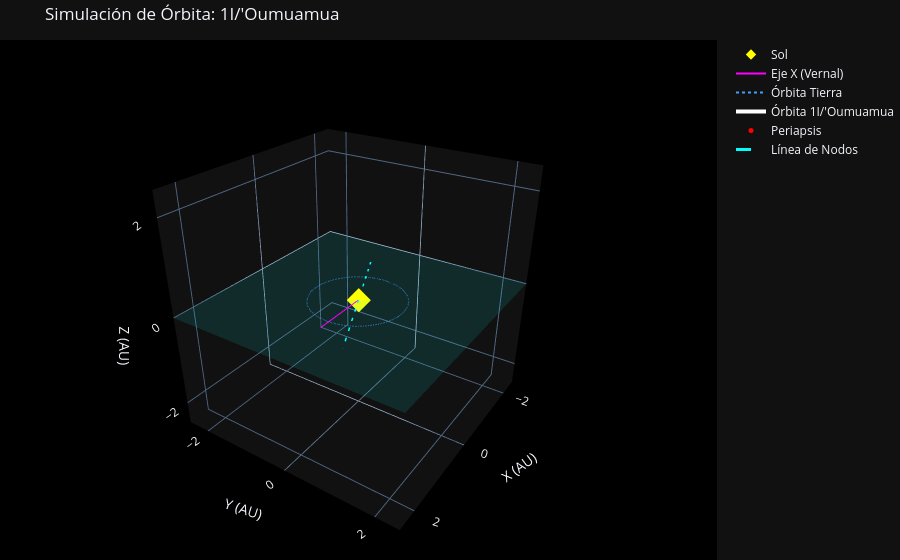

Notebook cell for this chart:
### Code cell
a_km = p/(1-e**2)
KM_PER_AU = pc.constantes.au / 1e3
a_au = a_km / KM_PER_AU
create_asteroid_viewer(a=a_au, e=e, i=inc, node=Omega, peri=omega, name="1I/'Oumuamua")

### Figure 1 — Plotly figure (JSON) as saved in the notebook; plotly's stock layout.template omitted (floating-point values rounded to 4 significant figures; data arrays with more than 128 entries replaced by an {"elided": "..."} marker saying what was removed)
{"data": [{"marker": {"color": "yellow", "size": 8, "symbol": "diamond"}, "mode": "markers", "name": "Sol", "type": "scatter3d", "x": [0], "y": [0], "z": [0]}, {"line": {"color": "magenta", "width": 2}, "mode": "lines", "name": "Eje X (Vernal)", "type": "scatter3d", "x": [0, 1.25], "y": [0, 0], "z": [0, 0]}, {"line": {"color": "#40a0ff", "dash": "dot", "width": 2}, "mode": "lines", "name": "Órbita Tierra", "type": "scatter3d", "x": {"elided": "400 float values"}, "y": {"elided": "400 float values"}, "z": {"elided": "400 float values"}}, {"line": {"color": "white", "width": 4}, "mode": "lines", "name": "Órbita 1I/'Oumuamua", "type": "scatter3d", "x": {"elided": "600 float values"}, "y": {"elided": "600 float values"}, "z": {"elided": "600 float values"}}, {"line": {"color": "rgba(200, 200, 200, 0.4)", "width": 2}, "mode": "lines", "showlegend": false, "type": "scatter3d", "x": [-41190000.0, -41190000.0], "y": [665700000.0, 665700000.0], "z": [0, -953100000.0]}, {"line": {"color": "rgba(200, 200, 200, 0.4)", "width": 2}, "mode": "lines", "showlegend": false, "type": "scatter3d", "x": [2291000.0, 2291000.0], "y": [472400000.0, 472400000.0], "z": [0, -656200000.0]}, {"line": {"color": "rgba(200, 200, 200, 0.4)", "width": 2}, "mode": "lines", "showlegend": false, "type": "scatter3d", "x": [25180000.0, 25180000.0], "y": [365000000.0, 365000000.0], "z": [0, -491900000.0]}, {"line": {"color": "rgba(200, 200, 200, 0.4)", "width": 2}, "mode": "lines", "showlegend": false, "type": "scatter3d", "x": [38800000.0, 38800000.0], "y": [296400000.0, 296400000.0], "z": [0, -387700000.0]}, {"line": {"color": "rgba(200, 200, 200, 0.4)", "width": 2}, "mode": "lines", "showlegend": false, "type": "scatter3d", "x": [47490000.0, 47490000.0], "y": [248800000.0, 248800000.0], "z": [0, -315800000.0]}, {"line": {"color": "rgba(200, 200, 200, 0.4)", "width": 2}, "mode": "lines", "showlegend": false, "type": "scatter3d", "x": [53260000.0, 53260000.0], "y": [213800000.0, 213800000.0], "z": [0, -263300000.0]}, {"line": {"color": "rgba(200, 200, 200, 0.4)", "width": 2}, "mode": "lines", "showlegend": false, "type": "scatter3d", "x": [57180000.0, 57180000.0], "y": [186800000.0, 186800000.0], "z": [0, -223300000.0]}, {"line": {"color": "rgba(200, 200, 200, 0.4)", "width": 2}, "mode": "lines", "showlegend": false, "type": "scatter3d", "x": [59870000.0, 59870000.0], "y": [165500000.0, 165500000.0], "z": [0, -191800000.0]}, {"line": {"color": "rgba(200, 200, 200, 0.4)", "width": 2}, "mode": "lines", "showlegend": false, "type": "scatter3d", "x": [61690000.0, 61690000.0], "y": [148100000.0, 148100000.0], "z": [0, -166500000.0]}, {"line": {"color": "rgba(200, 200, 200, 0.4)", "width": 2}, "mode": "lines", "showlegend": false, "type": "scatter3d", "x": [62890000.0, 62890000.0], "y": [133600000.0, 133600000.0], "z": [0, -145600000.0]}, {"line": {"color": "rgba(200, 200, 200, 0.4)", "width": 2}, "mode": "lines", "showlegend": false, "type": "scatter3d", "x": [63640000.0, 63640000.0], "y": [121400000.0, 121400000.0], "z": [0, -128100000.0]}, {"line": {"color": "rgba(200, 200, 200, 0.4)", "width": 2}, "mode": "lines", "showlegend": false, "type": "scatter3d", "x": [64040000.0, 64040000.0], "y": [110900000.0, 110900000.0], "z": [0, -113200000.0]}, {"line": {"color": "rgba(200, 200, 200, 0.4)", "width": 2}, "mode": "lines", "showlegend": false, "type": "scatter3d", "x": [64180000.0, 64180000.0], "y": [101800000.0, 101800000.0], "z": [0, -100500000.0]}, {"line": {"color": "rgba(200, 200, 200, 0.4)", "width": 2}, "mode": "lines", "showlegend": false, "type": "scatter3d", "x": [64120000.0, 64120000.0], "y": [93840000.0, 93840000.0], "z": [0, -89420000.0]}, {"line": {"color": "rgba(200, 200, 200, 0.4)", "width": 2}, "mode": "lines", "showlegend": false, "type": "scatter3d", "x": [63900000.0, 63900000.0], "y": [86770000.0, 86770000.0], "z": [0, -79720000.0]}, {"line": {"color": "rgba(200, 200, 200, 0.4)", "width": 2}, "mode": "lines", "showlegend": false, "type": "scatter3d", "x": [63550000.0, 63550000.0], "y": [80460000.0, 80460000.0], "z": [0, -71160000.0]}, {"line": {"color": "rgba(200, 200, 200, 0.4)", "width": 2}, "mode": "lines", "showlegend": false, "type": "scatter3d", "x": [63110000.0, 63110000.0], "y": [74790000.0, 74790000.0], "z": [0, -63550000.0]}, {"line": {"color": "rgba(200, 200, 200, 0.4)", "width": 2}, "mode": "lines", "showlegend": false, "type": "scatter3d", "x": [62580000.0, 62580000.0], "y": [69650000.0, 69650000.0], "z": [0, -56730000.0]}, {"line": {"color": "rgba(200, 200, 200, 0.4)", "width": 2}, "mode": "lines", "showlegend": false, "type": "scatter3d", "x": [61990000.0, 61990000.0], "y": [64970000.0, 64970000.0], "z": [0, -50590000.0]}, {"line": {"color": "rgba(200, 200, 200, 0.4)", "width": 2}, "mode": "lines", "showlegend": false, "type": "scatter3d", "x": [61350000.0, 61350000.0], "y": [60680000.0, 60680000.0], "z": [0, -45040000.0]}, {"line": {"color": "rgba(200, 200, 200, 0.4)", "width": 2}, "mode": "lines", "showlegend": false, "type": "scatter3d", "x": [60670000.0, 60670000.0], "y": [56740000.0, 56740000.0], "z": [0, -40000000.0]}, {"line": {"color": "rgba(200, 200, 200, 0.4)", "width": 2}, "mode": "lines", "showlegend": false, "type": "scatter3d", "x": [59950000.0, 59950000.0], "y": [53100000.0, 53100000.0], "z": [0, -35390000.0]}, {"line": {"color": "rgba(200, 200, 200, 0.4)", "width": 2}, "mode": "lines", "showlegend": false, "type": "scatter3d", "x": [59200000.0, 59200000.0], "y": [49720000.0, 49720000.0], "z": [0, -31170000.0]}, {"line": {"color": "rgba(200, 200, 200, 0.4)", "width": 2}, "mode": "lines", "showlegend": false, "type": "scatter3d", "x": [58430000.0, 58430000.0], "y": [46570000.0, 46570000.0], "z": [0, -27280000.0]}, {"line": {"color": "rgba(200, 200, 200, 0.4)", "width": 2}, "mode": "lines", "showlegend": false, "type": "scatter3d", "x": [57640000.0, 57640000.0], "y": [43630000.0, 43630000.0], "z": [0, -23700000.0]}, {"line": {"color": "rgba(200, 200, 200, 0.4)", "width": 2}, "mode": "lines", "showlegend": false, "type": "scatter3d", "x": [56830000.0, 56830000.0], "y": [40880000.0, 40880000.0], "z": [0, -20380000.0]}, {"line": {"color": "rgba(200, 200, 200, 0.4)", "width": 2}, "mode": "lines", "showlegend": false, "type": "scatter3d", "x": [56010000.0, 56010000.0], "y": [38280000.0, 38280000.0], "z": [0, -17290000.0]}, {"line": {"color": "rgba(200, 200, 200, 0.4)", "width": 2}, "mode": "lines", "showlegend": false, "type": "scatter3d", "x": [55180000.0, 55180000.0], "y": [35830000.0, 35830000.0], "z": [0, -14420000.0]}, {"line": {"color": "rgba(200, 200, 200, 0.4)", "width": 2}, "mode": "lines", "showlegend": false, "type": "scatter3d", "x": [54340000.0, 54340000.0], "y": [33520000.0, 33520000.0], "z": [0, -11740000.0]}, {"line": {"color": "rgba(200, 200, 200, 0.4)", "width": 2}, "mode": "lines", "showlegend": false, "type": "scatter3d", "x": [53490000.0, 53490000.0], "y": [31330000.0, 31330000.0], "z": [0, -9231000.0]}, {"line": {"color": "rgba(200, 200, 200, 0.4)", "width": 2}, "mode": "lines", "showlegend": false, "type": "scatter3d", "x": [52640000.0, 52640000.0], "y": [29240000.0, 29240000.0], "z": [0, -6878000.0]}, {"line": {"color": "rgba(200, 200, 200, 0.4)", "width": 2}, "mode": "lines", "showlegend": false, "type": "scatter3d", "x": [51780000.0, 51780000.0], "y": [27260000.0, 27260000.0], "z": [0, -4666000.0]}, {"line": {"color": "rgba(200, 200, 200, 0.4)", "width": 2}, "mode": "lines", "showlegend": false, "type": "scatter3d", "x": [50910000.0, 50910000.0], "y": [25360000.0, 25360000.0], "z": [0, -2583000.0]}, {"line": {"color": "rgba(200, 200, 200, 0.4)", "width": 2}, "mode": "lines", "showlegend": false, "type": "scatter3d", "x": [50040000.0, 50040000.0], "y": [23550000.0, 23550000.0], "z": [0, -618100.0]}, {"line": {"color": "rgba(200, 200, 200, 0.4)", "width": 2}, "mode": "lines", "showlegend": false, "type": "scatter3d", "x": [49160000.0, 49160000.0], "y": [21810000.0, 21810000.0], "z": [0, 1239000.0]}, {"line": {"color": "rgba(200, 200, 200, 0.4)", "width": 2}, "mode": "lines", "showlegend": false, "type": "scatter3d", "x": [48280000.0, 48280000.0], "y": [20140000.0, 20140000.0], "z": [0, 2998000.0]}, {"line": {"color": "rgba(200, 200, 200, 0.4)", "width": 2}, "mode": "lines", "showlegend": false, "type": "scatter3d", "x": [47400000.0, 47400000.0], "y": [18530000.0, 18530000.0], "z": [0, 4666000.0]}, {"line": {"color": "rgba(200, 200, 200, 0.4)", "width": 2}, "mode": "lines", "showlegend": false, "type": "scatter3d", "x": [46510000.0, 46510000.0], "y": [16980000.0, 16980000.0], "z": [0, 6250000.0]}, {"line": {"color": "rgba(200, 200, 200, 0.4)", "width": 2}, "mode": "lines", "showlegend": false, "type": "scatter3d", "x": [45620000.0, 45620000.0], "y": [15490000.0, 15490000.0], "z": [0, 7756000.0]}, {"line": {"color": "rgba(200, 200, 200, 0.4)", "width": 2}, "mode": "lines", "showlegend": false, "type": "scatter3d", "x": [44720000.0, 44720000.0], "y": [14040000.0, 14040000.0], "z": [0, 9191000.0]}, {"line": {"color": "rgba(200, 200, 200, 0.4)", "width": 2}, "mode": "lines", "showlegend": false, "type": "scatter3d", "x": [43820000.0, 43820000.0], "y": [12650000.0, 12650000.0], "z": [0, 10560000.0]}, {"line": {"color": "rgba(200, 200, 200, 0.4)", "width": 2}, "mode": "lines", "showlegend": false, "type": "scatter3d", "x": [42910000.0, 42910000.0], "y": [11290000.0, 11290000.0], "z": [0, 11860000.0]}, {"line": {"color": "rgba(200, 200, 200, 0.4)", "width": 2}, "mode": "lines", "showlegend": false, "type": "scatter3d", "x": [42000000.0, 42000000.0], "y": [9972000.0, 9972000.0], "z": [0, 13110000.0]}, {"line": {"color": "rgba(200, 200, 200, 0.4)", "width": 2}, "mode": "lines", "showlegend": false, "type": "scatter3d", "x": [41090000.0, 41090000.0], "y": [8691000.0, 8691000.0], "z": [0, 14310000.0]}, {"line": {"color": "rgba(200, 200, 200, 0.4)", "width": 2}, "mode": "lines", "showlegend": false, "type": "scatter3d", "x": [40170000.0, 40170000.0], "y": [7444000.0, 7444000.0], "z": [0, 15450000.0]}, {"line": {"color": "rgba(200, 200, 200, 0.4)", "width": 2}, "mode": "lines", "showlegend": false, "type": "scatter3d", "x": [39240000.0, 39240000.0], "y": [6228000.0, 6228000.0], "z": [0, 16550000.0]}, {"line": {"color": "rgba(200, 200, 200, 0.4)", "width": 2}, "mode": "lines", "showlegend": false, "type": "scatter3d", "x": [38310000.0, 38310000.0], "y": [5041000.0, 5041000.0], "z": [0, 17600000.0]}, {"line": {"color": "rgba(200, 200, 200, 0.4)", "width": 2}, "mode": "lines", "showlegend": false, "type": "scatter3d", "x": [37360000.0, 37360000.0], "y": [3880000.0, 3880000.0], "z": [0, 18610000.0]}, {"line": {"color": "rgba(200, 200, 200, 0.4)", "width": 2}, "mode": "lines", "showlegend": false, "type": "scatter3d", "x": [36420000.0, 36420000.0], "y": [2744000.0, 2744000.0], "z": [0, 19580000.0]}, {"line": {"color": "rgba(200, 200, 200, 0.4)", "width": 2}, "mode": "lines", "showlegend": false, "type": "scatter3d", "x": [35460000.0, 35460000.0], "y": [1631000.0, 1631000.0], "z": [0, 20520000.0]}, {"line": {"color": "rgba(200, 200, 200, 0.4)", "width": 2}, "mode": "lines", "showlegend": false, "type": "scatter3d", "x": [34490000.0, 34490000.0], "y": [538900.0, 538900.0], "z": [0, 21420000.0]}, {"line": {"color": "rgba(200, 200, 200, 0.4)", "width": 2}, "mode": "lines", "showlegend": false, "type": "scatter3d", "x": [33520000.0, 33520000.0], "y": [-533600.0, -533600.0], "z": [0, 22280000.0]}, {"line": {"color": "rgba(200, 200, 200, 0.4)", "width": 2}, "mode": "lines", "showlegend": false, "type": "scatter3d", "x": [32530000.0, 32530000.0], "y": [-1588000.0, -1588000.0], "z": [0, 23120000.0]}, {"line": {"color": "rgba(200, 200, 200, 0.4)", "width": 2}, "mode": "lines", "showlegend": false, "type": "scatter3d", "x": [31540000.0, 31540000.0], "y": [-2626000.0, -2626000.0], "z": [0, 23920000.0]}, {"line": {"color": "rgba(200, 200, 200, 0.4)", "width": 2}, "mode": "lines", "showlegend": false, "type": "scatter3d", "x": [30530000.0, 30530000.0], "y": [-3649000.0, -3649000.0], "z": [0, 24700000.0]}, {"line": {"color": "rgba(200, 200, 200, 0.4)", "width": 2}, "mode": "lines", "showlegend": false, "type": "scatter3d", "x": [29510000.0, 29510000.0], "y": [-4658000.0, -4658000.0], "z": [0, 25450000.0]}, {"line": {"color": "rgba(200, 200, 200, 0.4)", "width": 2}, "mode": "lines", "showlegend": false, "type": "scatter3d", "x": [28470000.0, 28470000.0], "y": [-5655000.0, -5655000.0], "z": [0, 26170000.0]}, {"line": {"color": "rgba(200, 200, 200, 0.4)", "width": 2}, "mode": "lines", "showlegend": false, "type": "scatter3d", "x": [27420000.0, 27420000.0], "y": [-6640000.0, -6640000.0], "z": [0, 26870000.0]}, {"line": {"color": "rgba(200, 200, 200, 0.4)", "width": 2}, "mode": "lines", "showlegend": false, "type": "scatter3d", "x": [26360000.0, 26360000.0], "y": [-7615000.0, -7615000.0], "z": [0, 27540000.0]}, {"line": {"color": "rgba(200, 200, 200, 0.4)", "width": 2}, "mode": "lines", "showlegend": false, "type": "scatter3d", "x": [25280000.0, 25280000.0], "y": [-8581000.0, -8581000.0], "z": [0, 28190000.0]}, {"line": {"color": "rgba(200, 200, 200, 0.4)", "width": 2}, "mode": "lines", "showlegend": false, "type": "scatter3d", "x": [24180000.0, 24180000.0], "y": [-9539000.0, -9539000.0], "z": [0, 28820000.0]}, {"line": {"color": "rgba(200, 200, 200, 0.4)", "width": 2}, "mode": "lines", "showlegend": false, "type": "scatter3d", "x": [23070000.0, 23070000.0], "y": [-10490000.0, -10490000.0], "z": [0, 29430000.0]}, {"line": {"color": "rgba(200, 200, 200, 0.4)", "width": 2}, "mode": "lines", "showlegend": false, "type": "scatter3d", "x": [21930000.0, 21930000.0], "y": [-11430000.0, -11430000.0], "z": [0, 30010000.0]}, {"line": {"color": "rgba(200, 200, 200, 0.4)", "width": 2}, "mode": "lines", "showlegend": false, "type": "scatter3d", "x": [20780000.0, 20780000.0], "y": [-12370000.0, -12370000.0], "z": [0, 30580000.0]}, {"line": {"color": "rgba(200, 200, 200, 0.4)", "width": 2}, "mode": "lines", "showlegend": false, "type": "scatter3d", "x": [19600000.0, 19600000.0], "y": [-13310000.0, -13310000.0], "z": [0, 31120000.0]}, {"line": {"color": "rgba(200, 200, 200, 0.4)", "width": 2}, "mode": "lines", "showlegend": false, "type": "scatter3d", "x": [18400000.0, 18400000.0], "y": [-14240000.0, -14240000.0], "z": [0, 31650000.0]}, {"line": {"color": "rgba(200, 200, 200, 0.4)", "width": 2}, "mode": "lines", "showlegend": false, "type": "scatter3d", "x": [17170000.0, 17170000.0], "y": [-15170000.0, -15170000.0], "z": [0, 32150000.0]}, {"line": {"color": "rgba(200, 200, 200, 0.4)", "width": 2}, "mode": "lines", "showlegend": false, "type": "scatter3d", "x": [15910000.0, 15910000.0], "y": [-16100000.0, -16100000.0], "z": [0, 32640000.0]}, {"line": {"color": "rgba(200, 200, 200, 0.4)", "width": 2}, "mode": "lines", "showlegend": false, "type": "scatter3d", "x": [14630000.0, 14630000.0], "y": [-17030000.0, -17030000.0], "z": [0, 33110000.0]}, {"line": {"color": "rgba(200, 200, 200, 0.4)", "width": 2}, "mode": "lines", "showlegend": false, "type": "scatter3d", "x": [13310000.0, 13310000.0], "y": [-17960000.0, -17960000.0], "z": [0, 33550000.0]}, {"line": {"color": "rgba(200, 200, 200, 0.4)", "width": 2}, "mode": "lines", "showlegend": false, "type": "scatter3d", "x": [11970000.0, 11970000.0], "y": [-18890000.0, -18890000.0], "z": [0, 33980000.0]}, {"line": {"color": "rgba(200, 200, 200, 0.4)", "width": 2}, "mode": "lines", "showlegend": false, "type": "scatter3d", "x": [10580000.0, 10580000.0], "y": [-19820000.0, -19820000.0], "z": [0, 34390000.0]}, {"line": {"color": "rgba(200, 200, 200, 0.4)", "width": 2}, "mode": "lines", "showlegend": false, "type": "scatter3d", "x": [9162000.0, 9162000.0], "y": [-20760000.0, -20760000.0], "z": [0, 34780000.0]}, {"line": {"color": "rgba(200, 200, 200, 0.4)", "width": 2}, "mode": "lines", "showlegend": false, "type": "scatter3d", "x": [7702000.0, 7702000.0], "y": [-21700000.0, -21700000.0], "z": [0, 35160000.0]}, {"line": {"color": "rgba(200, 200, 200, 0.4)", "width": 2}, "mode": "lines", "showlegend": false, "type": "scatter3d", "x": [6198000.0, 6198000.0], "y": [-22650000.0, -22650000.0], "z": [0, 35510000.0]}, {"line": {"color": "rgba(200, 200, 200, 0.4)", "width": 2}, "mode": "lines", "showlegend": false, "type": "scatter3d", "x": [4649000.0, 4649000.0], "y": [-23600000.0, -23600000.0], "z": [0, 35840000.0]}, {"line": {"color": "rgba(200, 200, 200, 0.4)", "width": 2}, "mode": "lines", "showlegend": false, "type": "scatter3d", "x": [3050000.0, 3050000.0], "y": [-24560000.0, -24560000.0], "z": [0, 36150000.0]}, {"line": {"color": "rgba(200, 200, 200, 0.4)", "width": 2}, "mode": "lines", "showlegend": false, "type": "scatter3d", "x": [1399000.0, 1399000.0], "y": [-25530000.0, -25530000.0], "z": [0, 36440000.0]}, {"line": {"color": "rgba(200, 200, 200, 0.4)", "width": 2}, "mode": "lines", "showlegend": false, "type": "scatter3d", "x": [-308700.0, -308700.0], "y": [-26510000.0, -26510000.0], "z": [0, 36700000.0]}, {"line": {"color": "rgba(200, 200, 200, 0.4)", "width": 2}, "mode": "lines", "showlegend": false, "type": "scatter3d", "x": [-2077000.0, -2077000.0], "y": [-27500000.0, -27500000.0], "z": [0, 36950000.0]}, {"line": {"color": "rgba(200, 200, 200, 0.4)", "width": 2}, "mode": "lines", "showlegend": false, "type": "scatter3d", "x": [-3911000.0, -3911000.0], "y": [-28500000.0, -28500000.0], "z": [0, 37160000.0]}, {"line": {"color": "rgba(200, 200, 200, 0.4)", "width": 2}, "mode": "lines", "showlegend": false, "type": "scatter3d", "x": [-5816000.0, -5816000.0], "y": [-29520000.0, -29520000.0], "z": [0, 37360000.0]}, {"line": {"color": "rgba(200, 200, 200, 0.4)", "width": 2}, "mode": "lines", "showlegend": false, "type": "scatter3d", "x": [-7796000.0, -7796000.0], "y": [-30550000.0, -30550000.0], "z": [0, 37520000.0]}, {"line": {"color": "rgba(200, 200, 200, 0.4)", "width": 2}, "mode": "lines", "showlegend": false, "type": "scatter3d", "x": [-9858000.0, -9858000.0], "y": [-31600000.0, -31600000.0], "z": [0, 37660000.0]}, {"line": {"color": "rgba(200, 200, 200, 0.4)", "width": 2}, "mode": "lines", "showlegend": false, "type": "scatter3d", "x": [-12010000.0, -12010000.0], "y": [-32670000.0, -32670000.0], "z": [0, 37760000.0]}, {"line": {"color": "rgba(200, 200, 200, 0.4)", "width": 2}, "mode": "lines", "showlegend": false, "type": "scatter3d", "x": [-14260000.0, -14260000.0], "y": [-33760000.0, -33760000.0], "z": [0, 37830000.0]}, {"line": {"color": "rgba(200, 200, 200, 0.4)", "width": 2}, "mode": "lines", "showlegend": false, "type": "scatter3d", "x": [-16610000.0, -16610000.0], "y": [-34870000.0, -34870000.0], "z": [0, 37870000.0]}, {"line": {"color": "rgba(200, 200, 200, 0.4)", "width": 2}, "mode": "lines", "showlegend": false, "type": "scatter3d", "x": [-19070000.0, -19070000.0], "y": [-36000000.0, -36000000.0], "z": [0, 37860000.0]}, {"line": {"color": "rgba(200, 200, 200, 0.4)", "width": 2}, "mode": "lines", "showlegend": false, "type": "scatter3d", "x": [-21660000.0, -21660000.0], "y": [-37170000.0, -37170000.0], "z": [0, 37810000.0]}, {"line": {"color": "rgba(200, 200, 200, 0.4)", "width": 2}, "mode": "lines", "showlegend": false, "type": "scatter3d", "x": [-24390000.0, -24390000.0], "y": [-38360000.0, -38360000.0], "z": [0, 37720000.0]}, {"line": {"color": "rgba(200, 200, 200, 0.4)", "width": 2}, "mode": "lines", "showlegend": false, "type": "scatter3d", "x": [-27260000.0, -27260000.0], "y": [-39580000.0, -39580000.0], "z": [0, 37570000.0]}, {"line": {"color": "rgba(200, 200, 200, 0.4)", "width": 2}, "mode": "lines", "showlegend": false, "type": "scatter3d", "x": [-30300000.0, -30300000.0], "y": [-40840000.0, -40840000.0], "z": [0, 37370000.0]}, {"line": {"color": "rgba(200, 200, 200, 0.4)", "width": 2}, "mode": "lines", "showlegend": false, "type": "scatter3d", "x": [-33520000.0, -33520000.0], "y": [-42130000.0, -42130000.0], "z": [0, 37110000.0]}, {"line": {"color": "rgba(200, 200, 200, 0.4)", "width": 2}, "mode": "lines", "showlegend": false, "type": "scatter3d", "x": [-36930000.0, -36930000.0], "y": [-43470000.0, -43470000.0], "z": [0, 36780000.0]}, {"line": {"color": "rgba(200, 200, 200, 0.4)", "width": 2}, "mode": "lines", "showlegend": false, "type": "scatter3d", "x": [-40560000.0, -40560000.0], "y": [-44860000.0, -44860000.0], "z": [0, 36370000.0]}, {"line": {"color": "rgba(200, 200, 200, 0.4)", "width": 2}, "mode": "lines", "showlegend": false, "type": "scatter3d", "x": [-44440000.0, -44440000.0], "y": [-46290000.0, -46290000.0], "z": [0, 35880000.0]}, {"line": {"color": "rgba(200, 200, 200, 0.4)", "width": 2}, "mode": "lines", "showlegend": false, "type": "scatter3d", "x": [-48600000.0, -48600000.0], "y": [-47780000.0, -47780000.0], "z": [0, 35280000.0]}, {"line": {"color": "rgba(200, 200, 200, 0.4)", "width": 2}, "mode": "lines", "showlegend": false, "type": "scatter3d", "x": [-53050000.0, -53050000.0], "y": [-49340000.0, -49340000.0], "z": [0, 34580000.0]}, {"line": {"color": "rgba(200, 200, 200, 0.4)", "width": 2}, "mode": "lines", "showlegend": false, "type": "scatter3d", "x": [-57850000.0, -57850000.0], "y": [-50960000.0, -50960000.0], "z": [0, 33760000.0]}, {"line": {"color": "rgba(200, 200, 200, 0.4)", "width": 2}, "mode": "lines", "showlegend": false, "type": "scatter3d", "x": [-63040000.0, -63040000.0], "y": [-52660000.0, -52660000.0], "z": [0, 32790000.0]}, {"line": {"color": "rgba(200, 200, 200, 0.4)", "width": 2}, "mode": "lines", "showlegend": false, "type": "scatter3d", "x": [-68670000.0, -68670000.0], "y": [-54450000.0, -54450000.0], "z": [0, 31660000.0]}, {"line": {"color": "rgba(200, 200, 200, 0.4)", "width": 2}, "mode": "lines", "showlegend": false, "type": "scatter3d", "x": [-74810000.0, -74810000.0], "y": [-56330000.0, -56330000.0], "z": [0, 30340000.0]}, {"line": {"color": "rgba(200, 200, 200, 0.4)", "width": 2}, "mode": "lines", "showlegend": false, "type": "scatter3d", "x": [-81530000.0, -81530000.0], "y": [-58330000.0, -58330000.0], "z": [0, 28800000.0]}, {"line": {"color": "rgba(200, 200, 200, 0.4)", "width": 2}, "mode": "lines", "showlegend": false, "type": "scatter3d", "x": [-88910000.0, -88910000.0], "y": [-60450000.0, -60450000.0], "z": [0, 27000000.0]}, {"line": {"color": "rgba(200, 200, 200, 0.4)", "width": 2}, "mode": "lines", "showlegend": false, "type": "scatter3d", "x": [-97080000.0, -97080000.0], "y": [-62710000.0, -62710000.0], "z": [0, 24900000.0]}, {"line": {"color": "rgba(200, 200, 200, 0.4)", "width": 2}, "mode": "lines", "showlegend": false, "type": "scatter3d", "x": [-106200000.0, -106200000.0], "y": [-65140000.0, -65140000.0], "z": [0, 22450000.0]}, {"line": {"color": "rgba(200, 200, 200, 0.4)", "width": 2}, "mode": "lines", "showlegend": false, "type": "scatter3d", "x": [-116300000.0, -116300000.0], "y": [-67760000.0, -67760000.0], "z": [0, 19560000.0]}, {"line": {"color": "rgba(200, 200, 200, 0.4)", "width": 2}, "mode": "lines", "showlegend": false, "type": "scatter3d", "x": [-127800000.0, -127800000.0], "y": [-70610000.0, -70610000.0], "z": [0, 16150000.0]}, {"line": {"color": "rgba(200, 200, 200, 0.4)", "width": 2}, "mode": "lines", "showlegend": false, "type": "scatter3d", "x": [-140900000.0, -140900000.0], "y": [-73740000.0, -73740000.0], "z": [0, 12110000.0]}, {"line": {"color": "rgba(200, 200, 200, 0.4)", "width": 2}, "mode": "lines", "showlegend": false, "type": "scatter3d", "x": [-155900000.0, -155900000.0], "y": [-77190000.0, -77190000.0], "z": [0, 7279000.0]}, {"line": {"color": "rgba(200, 200, 200, 0.4)", "width": 2}, "mode": "lines", "showlegend": false, "type": "scatter3d", "x": [-173300000.0, -173300000.0], "y": [-81040000.0, -81040000.0], "z": [0, 1456000.0]}, {"line": {"color": "rgba(200, 200, 200, 0.4)", "width": 2}, "mode": "lines", "showlegend": false, "type": "scatter3d", "x": [-193700000.0, -193700000.0], "y": [-85380000.0, -85380000.0], "z": [0, -5634000.0]}, {"line": {"color": "rgba(200, 200, 200, 0.4)", "width": 2}, "mode": "lines", "showlegend": false, "type": "scatter3d", "x": [-218100000.0, -218100000.0], "y": [-90370000.0, -90370000.0], "z": [0, -14370000.0]}, {"line": {"color": "rgba(200, 200, 200, 0.4)", "width": 2}, "mode": "lines", "showlegend": false, "type": "scatter3d", "x": [-247700000.0, -247700000.0], "y": [-96180000.0, -96180000.0], "z": [0, -25320000.0]}, {"line": {"color": "rgba(200, 200, 200, 0.4)", "width": 2}, "mode": "lines", "showlegend": false, "type": "scatter3d", "x": [-284500000.0, -284500000.0], "y": [-103100000.0, -103100000.0], "z": [0, -39280000.0]}, {"line": {"color": "rgba(200, 200, 200, 0.4)", "width": 2}, "mode": "lines", "showlegend": false, "type": "scatter3d", "x": [-331200000.0, -331200000.0], "y": [-111600000.0, -111600000.0], "z": [0, -57550000.0]}, {"line": {"color": "rgba(200, 200, 200, 0.4)", "width": 2}, "mode": "lines", "showlegend": false, "type": "scatter3d", "x": [-392900000.0, -392900000.0], "y": [-122300000.0, -122300000.0], "z": [0, -82190000.0]}, {"line": {"color": "rgba(200, 200, 200, 0.4)", "width": 2}, "mode": "lines", "showlegend": false, "type": "scatter3d", "x": [-477800000.0, -477800000.0], "y": [-136600000.0, -136600000.0], "z": [0, -116900000.0]}, {"line": {"color": "rgba(200, 200, 200, 0.4)", "width": 2}, "mode": "lines", "showlegend": false, "type": "scatter3d", "x": [-602200000.0, -602200000.0], "y": [-156800000.0, -156800000.0], "z": [0, -168700000.0]}, {"line": {"color": "rgba(200, 200, 200, 0.4)", "width": 2}, "mode": "lines", "showlegend": false, "type": "scatter3d", "x": [-802200000.0, -802200000.0], "y": [-188300000.0, -188300000.0], "z": [0, -253400000.0]}, {"marker": {"color": "red", "size": 5}, "mode": "markers+text", "name": "Periapsis", "text": ["Peri"], "textposition": "top center", "type": "scatter3d", "x": [-41190000.0], "y": [665700000.0], "z": [-953100000.0]}, {"line": {"color": "#00ffff", "dash": "longdash", "width": 3}, "mode": "lines", "name": "Línea de Nodos", "type": "scatter3d", "x": [-1.589, 1.589], "y": [-0.7335, 0.7335], "z": [0, 0]}, {"colorscale": [[0, "cyan"], [1, "cyan"]], "hoverinfo": "skip", "opacity": 0.1, "showscale": false, "type": "surface", "x": {"elided": "20x20 float values"}, "y": {"elided": "20x20 float values"}, "z": {"elided": "20x20 float values"}}], "layout": {"margin": {"b": 0, "l": 0, "r": 0, "t": 40}, "scene": {"aspectmode": "cube", "bgcolor": "black", "camera": {"eye": {"x": 1.8, "y": 1.2, "z": 1.2}}, "xaxis": {"range": [-2.5, 2.5], "title": {"text": "X (AU)"}}, "yaxis": {"range": [-2.5, 2.5], "title": {"text": "Y (AU)"}}, "zaxis": {"range": [-2.5, 2.5], "title": {"text": "Z (AU)"}}}, "title": {"text": "Simulación de Órbita: 1I/'Oumuamua"}}}
